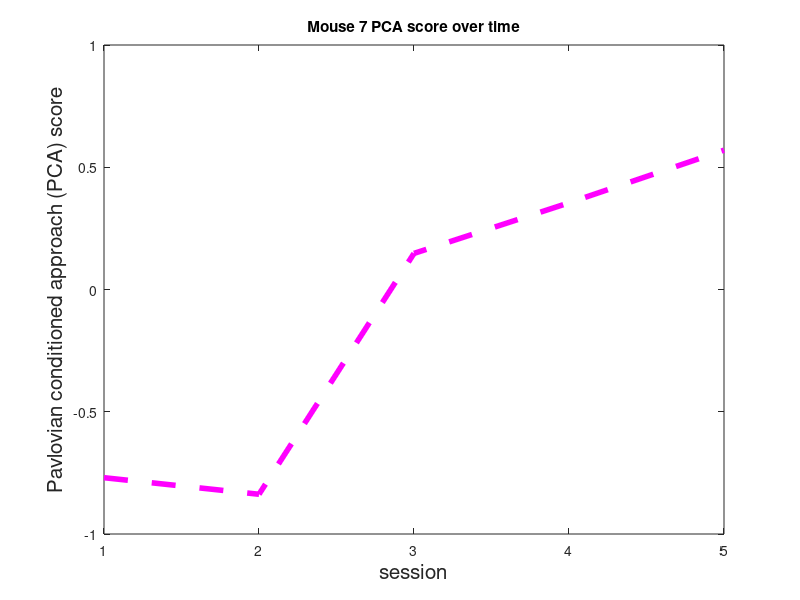
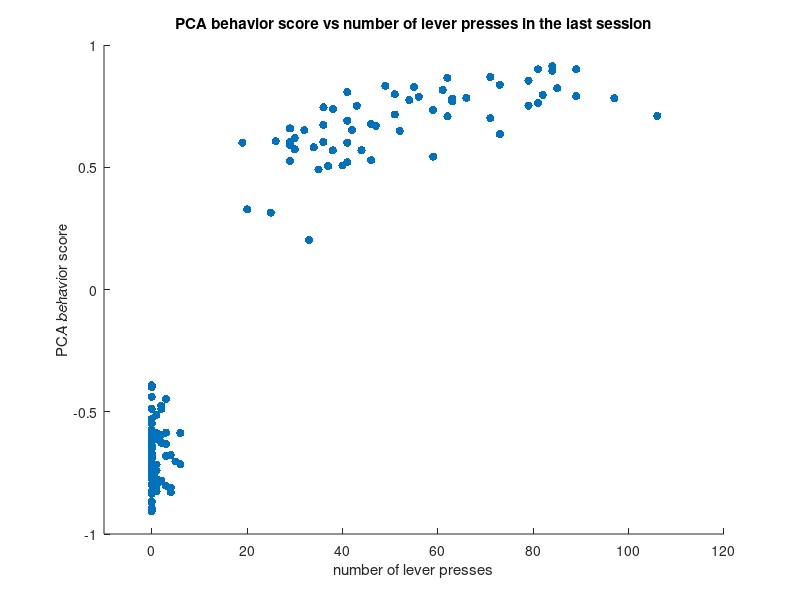

Source code (MATLAB) for these figures, in order: (Note: this script raises an error after producing the figures.)
clc; clear; close all;

%% Review
% In general, your template for a figure should look like this:

% figure;
% [plotting function]]
% xlabel('x-axis label')
% ylabel('y-axis label')
% title('title')

%% Dataset
% We're going to be using publicly available data from Campus et al. 
% (https://doi.org/10.7554/eLife.49041) to explore MATLAB's plotting 
% functionality.
% We're specifically going to be looking at the data in figure 2.

% These session and mouse_7_behavior_score variables are paired, meaning
% that the first element of session corresponds to the first element of
% mouse_7_behavior_score, and so on. Together, they describe the behavior
% score of mouse 7 across 5 sessions.
session = [1 2 3 4 5];
mouse_7_behavior_score = [-0.7697 -0.8375 0.1477 0.3545 0.5698]; % Pavlovian conditioned approach (PCA) in the paper


% These behavior_scores and lever_presses variables are also paired.
% They correspond to the behavior score and number of lever presses for
% 126 mice in the last of their 5 sessions.
behavior_scores = [-0.6370 0.6775 -0.5947 0.6486 -0.7392 0.6007 0.5698 -0.6860 -0.4484 -0.6772 0.7524 -0.7822 -0.4893 -0.8357 0.7007 0.7907 -0.7353 -0.7152 -0.6505 0.6069 0.7631 -0.7413 -0.4393 0.6903 0.5285 0.6049 0.5049 0.4909 0.6032 -0.7128 -0.3922 0.5436 -0.7433 -0.7035 -0.8006 0.7157 -0.7985 0.8950 -0.8672 0.6008 0.7448 -0.7688 0.5268 -0.7565 -0.5293 -0.7650 -0.6326 -0.8702 -0.6262 -0.5738 -0.6387 -0.6075 0.5735 0.8160 -0.6814 -0.8250 -0.8105 -0.6125 -0.6675 -0.6760 0.3277 -0.8947 0.8655 0.7098 0.9002 -0.8948 -0.6458 -0.7977 0.7079 0.7349 0.8287 0.8072 0.6195 0.7958 0.7834 0.5812 -0.6208 0.7882 0.7820 0.7982 -0.9072 0.8538 0.8692 0.7810 -0.5872 0.9007 -0.5882 -0.6940 0.7378 0.5894 -0.5852 -0.5873 0.3147 0.6521 0.7513 -0.4878 -0.8023 0.6692 -0.7160 0.9133 -0.7756 0.8325 0.7747 0.6732 0.6518 0.2018 -0.7712 0.6357 0.8228 0.6587 -0.6398 0.5073 -0.8973 -0.8292 0.7695 -0.7148 0.5687 0.5208 -0.5480 -0.3993 -0.4755 0.8372 -0.5977 -0.8247 -0.5132 -0.5973];
lever_presses = [ 0 46 2 52 0 41 44 0 3 4 79 2 2 0 71 89 0 6 0 26 81 1 0 41 46 29 37 35 36 0 0 59 0 5 1 51 0 84 0 19 36 0 29 0 0 0 3 0 2 0 0 0 30 61 3 0 4 1 0 0 20 0 62 106 81 0 0 1 62 59 55 41 30 82 66 34 0 56 97 51 0 79 71 63 6 89 0 0 38 29 3 1 25 42 43 0 3 47 1 84 1 49 54 36 32 33 0 73 85 29 0 40 0 4 63 0 38 41 0 0 2 73 0 1 1 0];


%% Line plot
% Create a line plot of mouse 7's behavior score across sessions. Label the
% axes and add a title. This will replicate a single trace in figure 2B.
% hint: the `plot` function may be useful here

figure;
plot(session, mouse_7_behavior_score, 'magenta', 'LineStyle',"--", "LineWidth", 4)
xlabel('session', 'FontSize', 15)
ylabel('Pavlovian conditioned approach (PCA) score', 'FontSize', 15)
title('Mouse 7 PCA score over time')



%% Line plot 2
% Re-plot the line plot from above, but this time customize it.
% Make the line bold, and change is color.
% Can you add a legend?

% skip

%% Scatter plot
% Create a scatter plot of the relationship between a mouse's behavior score
% and the number of lever presses it made in the last session.
% Make sure to label the axes and add a title.
% Feel free to customize it as well!
% hint: the `scatter` function may be useful here

figure;
scatter(lever_presses, behavior_scores, 'filled');
xlabel('number of lever presses')
ylabel('PCA behavior score')
title('PCA behavior score vs number of lever presses in the last session')
xlim([-10 120]);

%% Histogram
% Create a histogram of the behavior scores across all 126 mice. Adjust the
% number of bins to make the histogram look nice. Make sure to label the
% axes and add a title.
% hint: the `histogram` function may be useful here

fig = figure();
histogram(behavior_scores, 50);
xlabel('bins');
ylabel('counts');
title("Distribution of PCA scores across all mice");


%%
fig1 = figure();
histogram(behavior_scores, 5);


fig2 = figure();
histogram(behavior_scores, 50);


%%

fig = figure();
histogram(behavior_scores, 25);

exportgraphics(fig, "histogram.png")
exportgraphics(fig, "histogram.svg", "ContentType", "vector")

%% Export your figures to images
% Use the following commands to save your histogram. Compare the two
% outputted images.

% 
% exportgraphics(fig, "histogram.svg", "ContentType", "vector")
